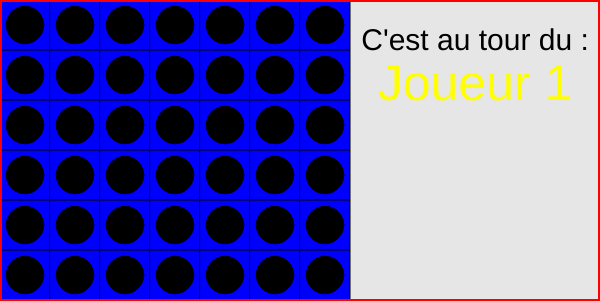
Frame 1 (no input)
Frame 60 (no input): identical to frame 1, image omitted
Frame 120 (the mouse pressed at the canvas centre since frame 60): identical to frame 1, image omitted

The p5.js sketch that drew this single still picture (run headless with seeded random() and noise() and a simulated clock; from frame 60 on, the mouse is pressed at the canvas centre):

// p5.js sketch
// ── sketch.js
//Puissance 4

function make2DArray(cols, rows) {				//Fonction pour créer un tableau en 2 dimensions 
	var arr = new Array(cols);
	for (var i = 0; i < arr.length; i++){
		arr[i] = new Array(rows);
	}
	return arr;
}

// Déclaration de toutes les variables
var grid;
var cols;
var rows;
var w = 50;
var player;
var winner = 0;

// Mise en place du jeu par défaut
function setup() {
	createCanvas(600, 301);
	cols = 7;
	rows = 6;
	player = 1;
	grid = make2DArray(cols, rows);
	for (var i = 0; i < cols; i++) {
		for (var j = 0; j < rows; j++) {
			grid[i][j] = new Cell(i, j, w);
		}
	}
}

// Fonction permettant de détecter la victoire
function checkWin() {
	// Victoire horizontale
	for (var i = 0; i < 4; i++) {
		for (var j = 0; j < rows; j++) {
			if (grid[i][j].joueur() == 1 || grid[i][j].joueur() == 2) {
				if ((grid[i][j].joueur()) == (grid[i+1][j].joueur()) && (grid[i+1][j].joueur()) == (grid[i+2][j].joueur()) && (grid[i+2][j].joueur()) == (grid[i+3][j].joueur())) {
					winner = 1;
					return winner;
				}
			}			
		}
	}

	// Victoire verticale
	for (var i = 0; i < cols; i++) {
		for (var j = 0; j < 3; j++) {
			if (grid[i][j].joueur() == 1 || grid[i][j].joueur() == 2) {
				if ((grid[i][j].joueur()) == (grid[i][j+1].joueur()) && (grid[i][j+1].joueur()) == (grid[i][j+2].joueur()) && (grid[i][j+2].joueur()) == (grid[i][j+3].joueur())) {
					winner = 1;
					return winner;
				}
			}			
		}
	}

	// Victoire diagonale haut.gauche-bas.droite
	for (var i = 0; i < 4; i++) {
		for (var j = 0; j < 3; j++) {
			if (grid[i][j].joueur() == 1 || grid[i][j].joueur() == 2) {
				if ((grid[i][j].joueur()) == (grid[i+1][j+1].joueur()) && (grid[i+1][j+1].joueur()) == (grid[i+2][j+2].joueur()) && (grid[i+2][j+2].joueur()) == (grid[i+3][j+3].joueur())) {
					winner = 1;
					return winner;
				}
			}			
		}
	}

	// Victoire diagonale haut.droite-bas.gauche
	for (var i = 0; i < 4; i++) {
		for (var j = 3; j < rows; j++) {
			if (grid[i][j].joueur() == 1 || grid[i][j].joueur() == 2) {
				if ((grid[i][j].joueur()) == (grid[i+1][j-1].joueur()) && (grid[i+1][j-1].joueur()) == (grid[i+2][j-2].joueur()) && (grid[i+2][j-2].joueur()) == (grid[i+3][j-3].joueur())) {
					winner = 1;
					return winner;
				}
			}			
		}
	}
}

// Actions/Modifications quand les joueurs cliquent sur le clic gauche
function mousePressed() {
	if (winner == 0) {
		if (mouseX >= 0 && mouseX <= 350 && mouseY >= 0 && mouseY <= 300) {
			for (var i = 0; i < cols; i++){
				for (var j = 0; j < rows; j++){
					if (grid[i][j].contains(mouseX, mouseY) && grid[i][j].etat() == false) {

						if (grid[i][5].etat() == false) {
							grid[i][5] = new Cell(i, 5, w, player);
							grid[i][5].reveal();
						} else if (grid[i][4].etat() == false) {
							grid[i][4] = new Cell(i, 4, w, player);
							grid[i][4].reveal();
						} else if (grid[i][3].etat() == false) {
							grid[i][3] = new Cell(i, 3, w, player);
							grid[i][3].reveal();
						} else if (grid[i][2].etat() == false) {
							grid[i][2] = new Cell(i, 2, w, player);
							grid[i][2].reveal();
						} else if (grid[i][1].etat() == false) {
							grid[i][1] = new Cell(i, 1, w, player);
							grid[i][1].reveal();
						} else {
							grid[i][0] = new Cell(i, 0, w, player);
							grid[i][0].reveal();
						}
						
						if (player == 1){
							player = 2;
						} else {
							player = 1;
						}
					}
				}
			}	
		}
	}
}

// Boucle de rafraîchissement
function draw() {
	background(230); 	
	for (var i = 0; i < cols; i++) {
		for (var j = 0; j < rows; j++) {
			grid[i][j].show();
		}	
	}
	// Petite bordure rouge
	push();
	noFill();
	strokeWeight(2);
	stroke(255, 0, 0);
	rect(1,1,598,299);
	pop();

	// Texte affichant le tour du joueur
	push();
	textAlign(CENTER);
	textSize(30);
	fill(0);
	noStroke();
	text("C'est au tour du :", 475, 50);
	pop();
	if (player == 1) {
		push();
		textAlign(CENTER);
		textSize(50);
		fill(255, 255, 0);
		noStroke();
		text("Joueur 1", 475, 100);
		pop();
	} else {
		push();
		textAlign(CENTER);
		textSize(50);
		fill(255, 0, 0);
		noStroke();
		text("Joueur 2", 475, 100);
		pop();
	}

	// Élément en cas de victoire
	if (winner == 1 && player == 2) {
		push();
		fill(255);
		rect(0,0,600,301);
		textAlign(CENTER);
		textSize(50);
		fill(255, 255, 0);
		stroke(0);
		text("Victoire du Joueur 1", width/2, height/2);
		pop();
	} else if (winner == 1 && player == 1) {
		push();
		fill(255);
		rect(0,0,600,301);
		textAlign(CENTER);
		textSize(50);
		fill(255, 0, 0);
		stroke(0);
		text("Victoire du Joueur 2", width/2, height/2);
		pop();
	}

	// Utilisation constante de la fonction checkWin() pour vérifier si il y a une victoire
	checkWin();
}
// ── cell.js
function Cell(i, j, w, player) {				//Définition d'une cellule par défaut
	this.i = i;
	this.j = j;
	this.x = i * w;
	this.y = j * w;
	this.w = w;
					
	this.player = player;
	this.revealed = false;
}

// Fonction permettant de dévoiler la case
Cell.prototype.show = function() {
	stroke(0);
	fill(0, 0, 255);
	rect(this.x, this.y, this.w, this.w);
	fill(0);
	ellipse(this.x + this.w * 0.5, this.y + this.w * 0.5, this.w * 0.75, this.w * 0.75);
	
	if (this.revealed) {
		if (this.player == 1) {
			fill(0, 0, 255);
			rect(this.x, this.y, this.w, this.w);
			fill(255, 255, 0);
			ellipse(this.x + this.w * 0.5, this.y + this.w * 0.5, this.w * 0.75, this.w * 0.75);

		} else if (this.player == 2) {
			fill(0, 0, 255);
			rect(this.x, this.y, this.w, this.w);
			fill(255, 0, 0);
			ellipse(this.x + this.w * 0.5, this.y + this.w * 0.5, this.w * 0.75, this.w * 0.75);
		}
	}
}

// Fonction retournant la position et les coordonnées de la case
Cell.prototype.contains = function(x, y) {
	return (x > this.x && x < this.x + this.w && y > this.y && y < this.y + this.w)
}

// Fonction retournant la valeur "player" de la case
Cell.prototype.joueur = function() {
	return this.player;
}

// Fonction retournant la valeur "revealed" de la case
Cell.prototype.etat = function() {
	return this.revealed;
}

// Fonction permettant de révéler la case
Cell.prototype.reveal = function() {
	this.revealed = true;
}
